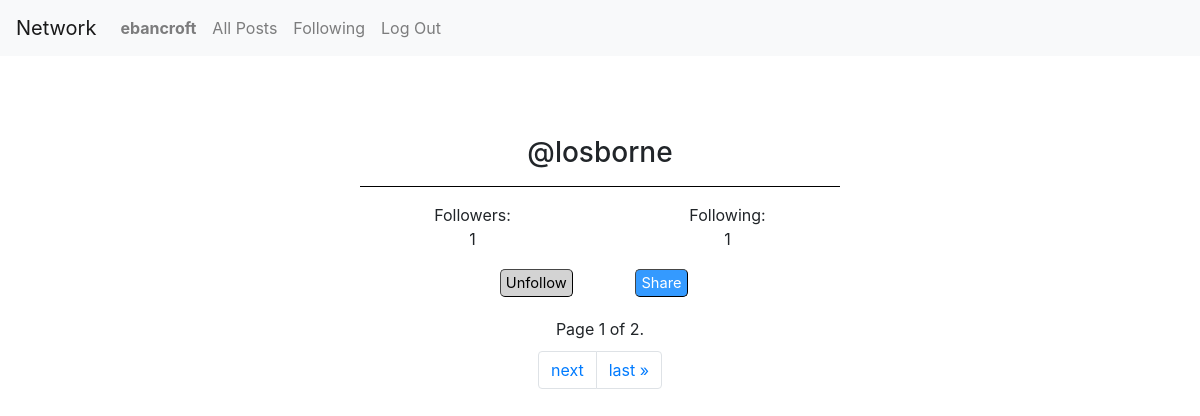
Page /profile/3/ (signed in) on the committed database.
### network/models.py (models this page shows)
class User(AbstractUser):
    followers = models.ManyToManyField('self', symmetrical=False, related_name="subscribed")
    following = models.ManyToManyField('self', symmetrical=False, related_name="subscribed_to_you")
    def natural_key(self):
        return (self.username)
    def get_id(self):
        return (self.id)

### network/views.py (the view)
# urls.py: path("profile/<int:profile_id>/", views.profile, name="profile"),
@login_required
def profile(request, profile_id):
    profile = User.objects.get(id=profile_id)
    user = User.objects.get(id=request.user.id)
    posts = Post.objects.filter(author=profile.id)
    posts = posts.order_by('-created')
    p = Paginator(posts, 10)
    page_no = request.GET.get('page')
    page_obj = p.get_page(page_no)
    serialized_posts = serialise_posts_complex(page_obj.object_list, request.user)
    check = check_if_following(user, profile)
    return render(request, "network/profile.html", {
        "profile": profile,
        "posts": serialized_posts,
        "check": check,
        "page_obj": page_obj
    })

### network/models.py (called while the page is built)
    @property
    def likes_count(self):
        return self.likes.count()

    def timestamp(self):
        return self.created.strftime("%b %d, %Y %I:%M%p")

### network/views.py (called while the page is built)
def check_if_following(user, profile):
    check = False
    for person in user.following.all():
        if person.username == profile.username:
            check = True
    return check

### network/templates/network/profile.html (shortened to what this page needs)
{% extends "network/layout.html" %}
{% block body %}
    <div class="profile_stats">
        <h3 style="marg">@{{profile.username}}</h3>
        <hr color="black" size="10">
        <div class="row marg-top">
            <div class="col-6">Followers:</div>
            <div class="col-6">Following:</div>
        </div>
        <div class="row">
            <div class="col-6">{{profile.followers.count}}</div>
            <div class="col-6">{{profile.following.count}}</div>
        </div>
        {% if user.is_authenticated and user.username != profile.username %}
            {% if check %}
                <div class="row pt-2 justify-content-center">
                    <form action="{% url 'unfollow' user.id profile.id %}">
                        <div class="col-3">
                            <input type="submit" value="Unfollow" class="btn-rounded"
                            style="background-color:#d3d3d3; color: black;"></input>
                        </div>
                    </form>
                    <div class="col-3"><button class="btn-rounded">Share</button></div>
                </div>
            {% endif %}
        {% endif %}
    </div>
    <div class="pagination">
        <span class="current">
            Page {{ page_obj.number }} of {{ page_obj.paginator.num_pages }}.
        </span>
    </div>
    <nav aria-label="Page navigation">
        <ul class="pagination">
                {% if page_obj.has_next %}
                        <li class="page-item"><a class="page-link" href="?page={{ page_obj.next_page_number }}">next</a></li>
                        <li class="page-item"><a class="page-link" href="?page={{ page_obj.paginator.num_pages }}">last &raquo;</a></li>
                {% endif %}
        </ul>
      </nav>
{% endblock %}

### network/templates/network/layout.html (shortened to what this page needs)
{% load static %}
<!DOCTYPE html>
<html lang="en">
    <head>
        <link rel="stylesheet" href="https://stackpath.bootstrapcdn.com/bootstrap/4.4.1/css/bootstrap.min.css">
        <link href="{% static 'network/styles.css' %}" rel="stylesheet">
    </head>
    <body>
        <nav class="navbar navbar-expand-lg navbar-light bg-light">
            <a class="navbar-brand" href="#">Network</a>
            <div class="collapse navbar-collapse" id="navbarNav">
              <ul class="navbar-nav mr-auto">
                {% if user.is_authenticated %}
                    <li class="nav-item">
                        <a class="nav-link" href="{% url 'profile' user.id %}"><strong>{{ user.username }}</strong></a>
                    </li>
                {% endif %}
                <li class="nav-item">
                  <a class="nav-link" href="{% url 'index' %}">All Posts</a>
                </li>
                {% if user.is_authenticated %}
                    <li class="nav-item">
                        <a class="nav-link" href="{% url 'following' %}">Following</a>
                    </li>
                    <li class="nav-item">
                        <a class="nav-link" href="{% url 'logout' %}">Log Out</a>
                    </li>
                {% endif %}
              </ul>
            </div>
          </nav>
          {% block body %}
          {% endblock %}
    </body>
</html>

### network/static/network/styles.css (style rules this page uses)
.profile_stats { margin-left: 30vw; margin-right: 30vw; margin-top: 10vh; text-align: center; }
.btn-rounded { border-width: 1px; border-color: rgb(70, 70, 70); border-radius: 5px; background-color: rgba(0, 128, 255, 0.798); color: white; font-size: 11pt; padding-top: 2px; padding-bottom: 2px; padding-right: 5px; padding-left: 5px; margin: 10px; }
.pagination { justify-content: center; margin-top: 10px; margin-bottom: 10px; }

### rows in the picture
User: username "ebancroft"
User: username "losborne", followers.count "1", following.count "1"

### other values in the picture
{{ page_obj.number }} "1"
{{ page_obj.paginator.num_pages }} "2"
